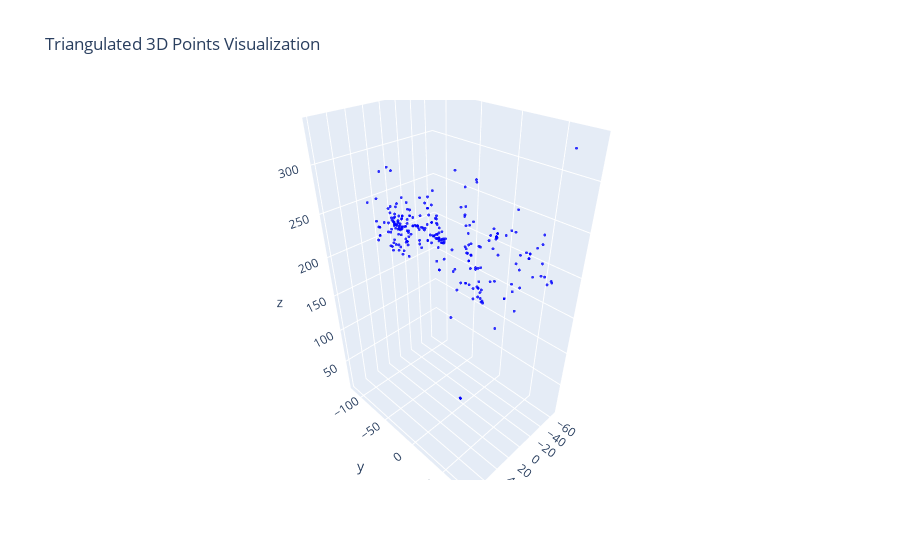

Write notebook code for a chart like this one.
### Code cell
import plotly.graph_objs as go



# Create a trace for the 3D scatter plot
trace = go.Scatter3d(
    x=scaledFilter[0],
    y=scaledFilter[1],
    z=scaledFilter[2],
    mode='markers',
    marker=dict(
        size=1,
        color='blue',  # Set the color of the points
        opacity=0.8
    )
)

# Create the layout for the plot with specified axis limits
layout = go.Layout(
    title='Triangulated 3D Points Visualization',
    scene=dict(
        # xaxis=dict(title='X Axis', range=[-20, 20]),  # Setting x-axis limits
        # yaxis=dict(title='Y Axis', range=[-30, 30]),  # Setting y-axis limits
        # zaxis=dict(title='Z Axis', range=[-10, 80])   # Setting z-axis limits
    )
)

# Create the figure
fig = go.Figure(data=[trace], layout=layout)

# Show the interactive plot
fig.show()

### Figure 1 — Plotly figure (JSON) as saved in the notebook; plotly's stock layout.template omitted (floating-point values rounded to 4 significant figures; data arrays with more than 128 entries replaced by an {"elided": "..."} marker saying what was removed)
{"data": [{"marker": {"color": "blue", "opacity": 0.8, "size": 1}, "mode": "markers", "type": "scatter3d", "x": {"elided": "252 float values"}, "y": {"elided": "252 float values"}, "z": {"elided": "252 float values"}}], "layout": {"title": {"text": "Triangulated 3D Points Visualization"}}}
